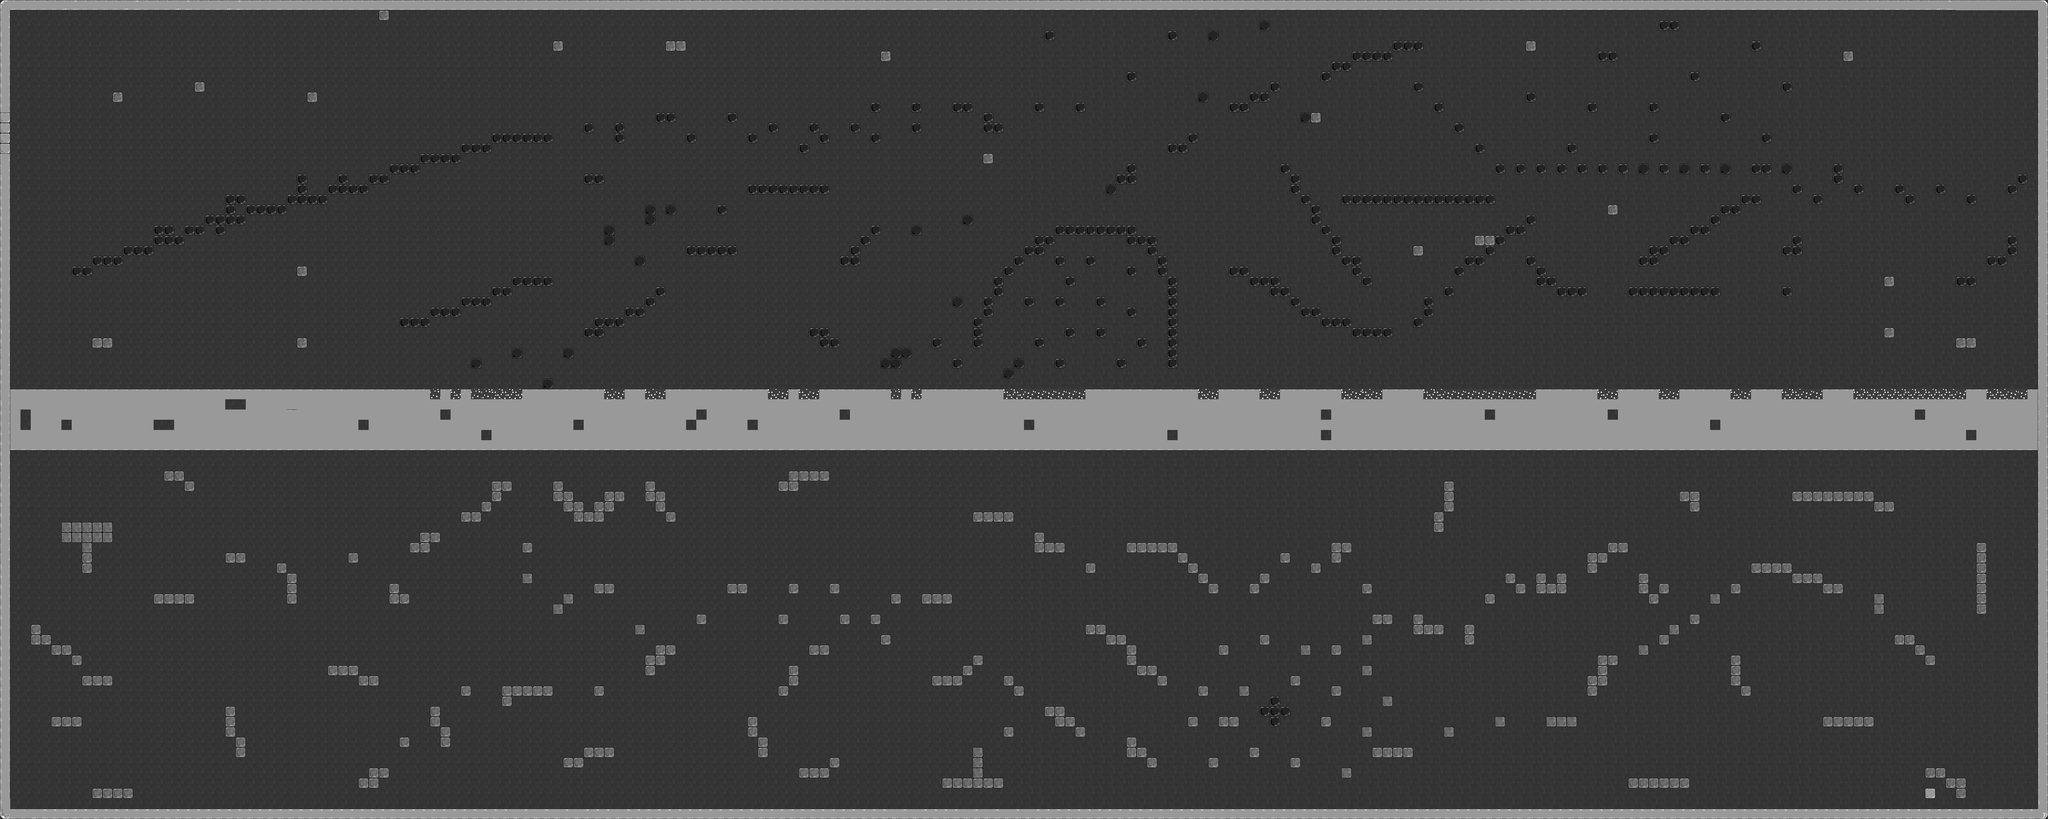

This is a level from a 2D game, rendered from its Tiled map with the project's own tilesets. A one-line summary and the map file follow, with tile-layer data summarised:
An orthogonal 200x80 tile map with 32x32 px tiles, 4 tile layers (BG, FG, solid, wall), 10 tilesets and 40 objects (15x monstru, 13x health_add, 6x solaris, 2x 1, 2x 2, ...).

<map version="1.0" orientation="orthogonal" width="200" height="80" tilewidth="32" tileheight="32" backgroundcolor="#b8b8b8">
 <properties>
  <property name="gravity" value="2" />
  <property name="speed" value="2" />
 </properties>
 <tileset firstgid="1" name="stone" tilewidth="32" tileheight="32">
  <properties>
   <property name="solid" value="" />
  </properties>
  <image source="stone.png" width="192" height="160" />
 </tileset>
 <tileset firstgid="31" name="pipe" tilewidth="32" tileheight="32">
  <properties>
   <property name="spike" value="" />
  </properties>
  <image source="pipe.png" width="128" height="128" />
 </tileset>
 <tileset firstgid="47" name="stone darker" tilewidth="32" tileheight="32">
  <properties>
   <property name="solid" value="" />
  </properties>
  <image source="stone_darker.png" width="192" height="160" />
 </tileset>
 <tileset firstgid="77" name="decorations" tilewidth="32" tileheight="32">
  <properties>
   <property name="solid" value="" />
  </properties>
  <image source="decorations.png" width="256" height="256" />
 </tileset>
 <tileset firstgid="141" name="small dark tile" tilewidth="32" tileheight="32">
  <image source="small_dark_tile.png" width="64" height="64" />
 </tileset>
 <tileset firstgid="145" name="stone textured" tilewidth="32" tileheight="32">
  <image source="stone_textured.png" width="192" height="160" />
 </tileset>
 <tileset firstgid="175" name="void" tilewidth="32" tileheight="32">
  <image source="void.png" width="128" height="32" />
 </tileset>
 <tileset firstgid="179" name="spike" tilewidth="32" tileheight="32">
  <image source="spike.png" width="512" height="512" />
 </tileset>
 <tileset firstgid="435" name="arrows" tilewidth="32" tileheight="32">
  <image source="arrows.png" width="512" height="512" />
 </tileset>
 <tileset firstgid="691" name="stopper" tilewidth="32" tileheight="32">
  <image source="stopper.png" width="125" height="32" />
 </tileset>
 <layer name="BG" width="200" height="80">
  <data>[16000 cells, 16000 non-empty, 4 distinct tile ids]</data>
 </layer>
 <layer name="FG" width="200" height="80">
  <data>[16000 cells, 0 non-empty, 0 distinct tile ids]</data>
 </layer>
 <layer name="solid" width="200" height="80">
  <data>[16000 cells, 2455 non-empty, 25 distinct tile ids]</data>
 </layer>
 <layer name="wall" width="200" height="80" opacity="0.99">
  <data>[16000 cells, 0 non-empty, 0 distinct tile ids]</data>
 </layer>
 <objectgroup color="#c80003" name="entitati" width="200" height="80">
  <object name="player" x="241" y="1488" width="64" height="64" />
  <object name="solaris" x="1407" y="800" width="73" height="83" />
  <object name="monstru" x="1230" y="2055" width="728" height="65" />
  <object name="end" x="6301" y="47" width="56" height="429" />
  <object name="health_add" x="2140" y="2438" width="48" height="49" />
  <object name="health_add" x="2889" y="1789" width="48" height="49" />
  <object name="health_add" x="5733" y="2153" width="48" height="49" />
  <object name="health_add" x="377" y="2341" width="87" height="82" />
  <object name="health_add" x="4889" y="1609" width="168" height="113" />
  <object name="health_add" x="5949" y="1897" width="168" height="113" />
  <object name="health_add" x="5717" y="1097" width="168" height="113" />
  <object name="health_add" x="3333" y="953" width="168" height="113" />
  <object name="health_add" x="3477" y="825" width="168" height="113" />
  <object name="health_add" x="3213" y="885" width="168" height="113" />
  <object name="health_add" x="1277" y="321" width="168" height="113" />
  <object name="health_add" x="113" y="1077" width="168" height="113" />
  <object name="health_add" x="4357" y="465" width="168" height="113" />
  <object name="solaris" x="2827" y="524" width="73" height="83" />
  <object name="solaris" x="5991" y="272" width="73" height="83" />
  <object name="solaris" x="2279" y="936" width="73" height="83" />
  <object name="solaris" x="539" y="364" width="73" height="83" />
  <object name="solaris" x="4627" y="1024" width="73" height="83" />
  <object name="monstru" x="2465" y="2228" width="728" height="65" />
  <object name="monstru" x="462" y="2405" width="620" height="53" />
  <object name="monstru" x="4311" y="2407" width="728" height="65" />
  <object name="monstru" x="5345" y="2380" width="644" height="73" />
  <object name="monstru" x="4573" y="2300" width="1380" height="77" />
  <object name="monstru" x="2629" y="1448" width="1776" height="81" />
  <object name="monstru" x="4569" y="1428" width="1744" height="61" />
  <object name="monstru" x="1909" y="2416" width="534" height="62" />
  <object name="monstru" x="3180" y="2413" width="728" height="65" />
  <object name="monstru" x="3441" y="2425" width="728" height="65" />
  <object name="monstru" x="4573" y="2300" width="1380" height="77" />
  <object name="monstru" x="5345" y="2380" width="644" height="73" />
  <object name="monstru" x="4311" y="2407" width="728" height="65" />
  <object name="monstru" x="488" y="1752" width="104" height="74" />
 </objectgroup>
 <objectgroup color="#ffff33" name="portal" width="200" height="80">
  <object name="0" type="1" x="6272" y="2240" width="96" height="288">
   <ellipse />
  </object>
  <object name="1" x="32" y="32" width="224" height="96">
   <properties>
    <property name="" value="" />
   </properties>
   <ellipse />
  </object>
  <object name="2" x="672" y="896" width="96" height="96">
   <properties>
    <property name="" value="" />
   </properties>
   <ellipse />
  </object>
  <object name="3" type="2" x="6112" y="1792" width="64" height="128">
   <ellipse />
  </object>
 </objectgroup>
</map>
